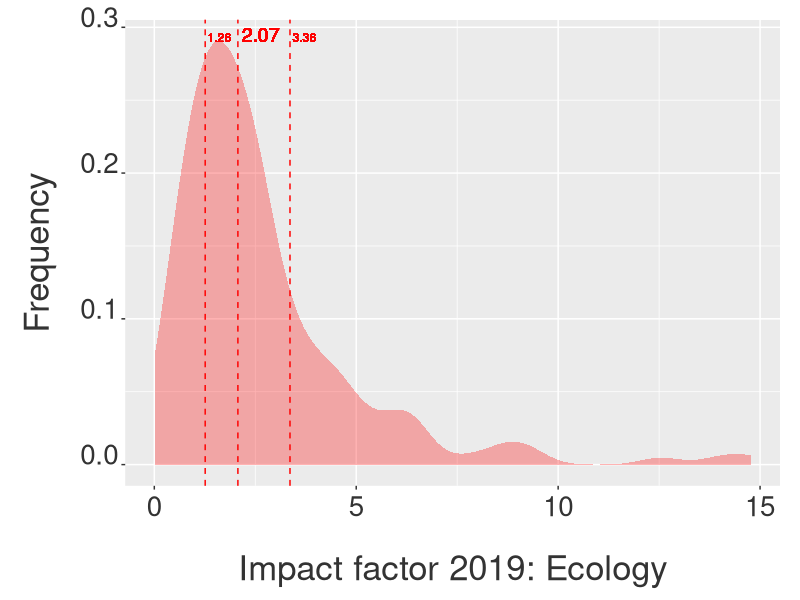
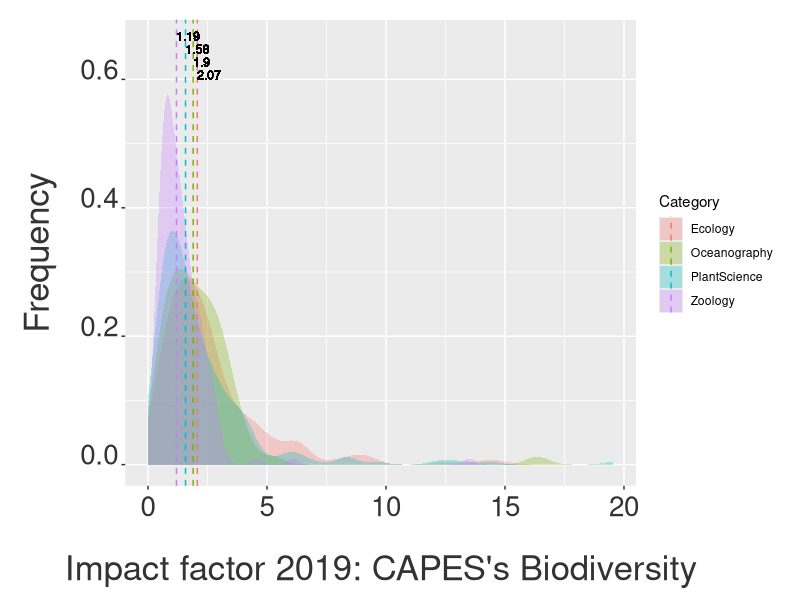

Reproduce these figures in R, in order.
## ---- chunk 1
knitr::opts_chunk$set(echo = TRUE)

knitr::knit_hooks$set(inline = function(x) {
prettyNum(x, big.mark=",")
})
## ---- chunk 2
setwd(dirname(rstudioapi::getActiveDocumentContext()$path))

## ---- chunk 3
rm(list= ls())
## ---- chunk 4
library(ggplot2)
library(plyr)
library(RColorBrewer)
library(reshape2)
library(tidyverse)
## ---- chunk 5
jcreco = read.csv("data/jcr ecology 2019.csv", na = "Not Available",
                  skip = 1, header = T)

neco<-dim(jcreco)[1]
jcreco<-jcreco[1:(neco-2),]
## ---- chunk 6
str(jcreco)
## ---- chunk 7
jcreco.med <- summarise(jcreco, 
                        IFmedian = median(Journal.Impact.Factor, na.rm = T))
eco.med = round(jcreco.med[1,1], digits = 2)

jcreco.qua1 <- summarise(jcreco, 
                         IFqua1 = quantile(Journal.Impact.Factor, na.rm = T))
eco.qua1 = round(jcreco.qua1[2,1], digits = 2)

jcreco.qua2 <- summarise(jcreco, 
                         IFqua2 = quantile(Journal.Impact.Factor, na.rm = T))
eco.qua2 = round(jcreco.qua2[4,1], digits = 2)

jcreco.min <- summarise(jcreco, 
                        IFmin = min(Journal.Impact.Factor, na.rm = T))
eco.min = round(jcreco.min[1,1], digits = 2)

jcreco.max <- summarise(jcreco, 
                        IFmax = max(Journal.Impact.Factor, na.rm = T))
eco.max = round(jcreco.max[1,1], digits = 2)

## ---- chunk 8
p1 <- ggplot(jcreco, aes(x=Journal.Impact.Factor)) +
  geom_density(color = F, fill = "red", alpha = 0.3, position = "identity") +
  xlab("Impact factor 2019: Ecology") + 
  ylab("Frequency") +
  theme(axis.text.x = element_text(colour="grey20",size=20,
                                   angle=0,hjust=.5,vjust=.5,face="plain"),
        axis.text.y = element_text(colour="grey20",size=20,
                                   angle=0,hjust=1,vjust=0,face="plain"),
        axis.title.x = element_text(colour="grey20",size=25,
                                    angle=0,hjust=.5,vjust=0,face="plain"),
        axis.title.y = element_text(colour="grey20",size=25,
                                    angle=90,hjust=.5,vjust=.5,face="plain")) +
  theme(plot.margin = unit(c(0.5,0.5,0.5,0.5),"cm")) +
  theme(axis.title.y=element_text(margin=margin(0,20,0,0)),
        axis.title.x=element_text(margin=margin(20,0,0,0))) +
  geom_vline(data=jcreco.med, aes(xintercept=eco.med),
             linetype="dashed", size=0.5, color = "red") +
  geom_text(aes(eco.med, 0.29, label = eco.med, angle = 0, 
                hjust = -0.1, vjust = 0), size = 5, color = "red") +
  geom_vline(data=jcreco.qua1, aes(xintercept=eco.qua1),
             linetype="dashed", size=0.5, color = "red") +
  geom_text(aes(eco.qua1, 0.29, label = eco.qua1, angle = 0, 
                hjust = -0.1, vjust = 0), size = 3, color = "red") +
  geom_vline(data=jcreco.qua1, aes(xintercept=eco.qua2),
             linetype="dashed", size=0.5, color = "red") +
  geom_text(aes(eco.qua2, 0.29, label = eco.qua2, angle = 0,
                hjust = -0.1, vjust = 0), size = 3, color = "red")

p1
## ---- chunk 9
str(jcreco)
## ---- chunk 10
jcroce = read.csv("data/jcr oceanography 2019.csv", na = "Not Available",
                  skip = 1, header = T)
noce<-dim(jcroce)[1]
jcroce<-jcroce[1:(noce-2),]

jcrpla = read.csv("data/jcr plant sciences 2019.csv", na = "Not Available",
                  skip = 1, header = T)
npla<-dim(jcrpla)[1]
jcrpla<-jcrpla[1:(npla-2),]

jcrzoo = read.csv("data/jcr zoology 2019.csv", na = "Not Available",
                  skip = 1, header = T)
nzoo<-dim(jcrzoo)[1]
jcrzoo<-jcrzoo[1:(nzoo-2),]

## ---- chunk 11
jcrbio <- rbind(jcreco, jcroce[1:nrow(jcroce),], 
                jcrpla[1:nrow(jcrpla),], jcrzoo[1:nrow(jcrzoo),])
## ---- chunk 12
str(jcrbio)
## ---- chunk 13
jcrbio$Category <- c(replicate(nrow(jcreco), "Ecology"), 
                     replicate(nrow(jcroce), "Oceanography"), 
                     replicate(nrow(jcrpla), "PlantScience"), 
                     replicate(nrow(jcrzoo), "Zoology"))
## ---- chunk 14
jcrbio.med <- ddply(jcrbio, "Category", summarise, 
                    IFmedian = median(Journal.Impact.Factor, na.rm = T))
bio.med <- summarise(jcrbio, 
                        IFmedian = median(Journal.Impact.Factor, na.rm = T))
bio.med = round(bio.med, digits = 2)

jcrbio.qua1 <- summarise(jcrbio, 
                         IFqua1 = quantile(Journal.Impact.Factor, na.rm = T))
bio.qua1 = round(jcrbio.qua1[2,1], digits = 2)

jcrbio.qua2 <- summarise(jcrbio, 
                         IFqua2 = quantile(Journal.Impact.Factor, na.rm = T))
bio.qua2 = round(jcrbio.qua2[4,1], digits = 2)

jcrbio.min <- summarise(jcrbio, 
                        IFmin = min(Journal.Impact.Factor, na.rm = T))
bio.min = round(jcrbio.min[1,1], digits = 2)

jcrbio.max <- summarise(jcrbio, 
                        IFmax = max(Journal.Impact.Factor, na.rm = T))
bio.max = round(jcrbio.max[1,1], digits = 2)
## ---- chunk 15
eco.med = round(jcrbio.med[1,2], digits = 2)
oce.med = round(jcrbio.med[2,2], digits = 2)
pla.med = round(jcrbio.med[3,2], digits = 2)
zoo.med = round(jcrbio.med[4,2], digits = 2)
## ---- chunk 16
p2 = ggplot(jcrbio, aes(x=Journal.Impact.Factor, fill=Category)) +
  geom_density(alpha=.3, position="identity", color = F) +
  xlab("Impact factor 2019: CAPES's Biodiversity") + 
  ylab("Frequency") +
  theme(axis.text.x = element_text(colour="grey20",size=20,angle=0,
                                   hjust=.5,vjust=.5,face="plain"),
        axis.text.y = element_text(colour="grey20",size=20,angle=0,
                                   hjust=1,vjust=0,face="plain"),
        axis.title.x = element_text(colour="grey20",size=25,angle=0,
                                    hjust=.5,vjust=0,face="plain"),
        axis.title.y = element_text(colour="grey20",size=25,angle=90,
                                    hjust=.5,vjust=.5,face="plain")) +
  theme(plot.margin = unit(c(0.5,0.5,0.5,0.5),"cm")) +
  theme(axis.title.y=element_text(margin=margin(0,20,0,0)),
        axis.title.x=element_text(margin=margin(20,0,0,0))) +
  geom_vline(data=jcrbio.med, aes(xintercept=IFmedian,  colour=Category),
             linetype="dashed", size=0.5) +
  geom_text(aes(eco.med, 0.60, label = eco.med, angle = 0, 
                hjust = 0, vjust = 0), size = 3) +
  geom_text(aes(oce.med, 0.62, label = oce.med, angle = 0, 
                hjust = 0, vjust = 0), size = 3) +
  geom_text(aes(pla.med, 0.64, label = pla.med, angle = 0, 
                hjust = 0, vjust = 0), size = 3) +
  geom_text(aes(zoo.med, 0.66, label = zoo.med, angle = 0, 
                hjust = 0, vjust = 0), size = 3)

p2
